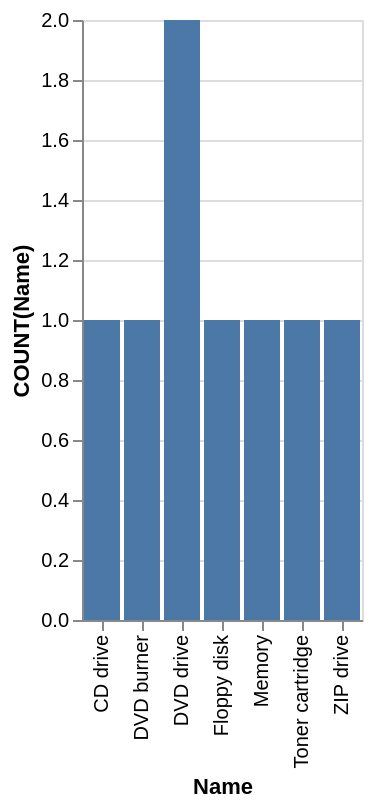

This figure's Vega-Lite source:
### Vega-Lite specification from a JSON file in a GitHub repository (floating-point values rounded to 4 significant figures)
{"data": {"values": [{"x_data": "CD drive", "y_data": 1}, {"x_data": "DVD burner", "y_data": 1}, {"x_data": "DVD drive", "y_data": 2}, {"x_data": "Floppy disk", "y_data": 1}, {"x_data": "Memory", "y_data": 1}, {"x_data": "Toner cartridge", "y_data": 1}, {"x_data": "ZIP drive", "y_data": 1}]}, "mark": "bar", "encoding": {"x": {"field": "x_data", "type": "nominal", "title": "Name", "sort": "ascending"}, "y": {"field": "y_data", "type": "quantitative", "title": "COUNT(Name)"}}}
